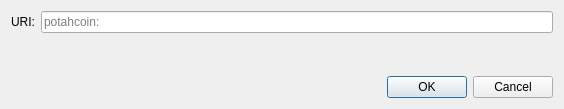
<?xml version="1.0" encoding="UTF-8"?>
<ui version="4.0">
 <class>OpenURIDialog</class>
 <widget class="QDialog" name="OpenURIDialog">
  <property name="geometry">
   <rect>
    <x>0</x>
    <y>0</y>
    <width>564</width>
    <height>109</height>
   </rect>
  </property>
  <property name="windowTitle">
   <string>Open potahcoin URI</string>
  </property>
  <layout class="QVBoxLayout" name="verticalLayout">
   <item>
    <layout class="QHBoxLayout" name="horizontalLayout">
     <item>
      <widget class="QLabel" name="label">
       <property name="text">
        <string>URI:</string>
       </property>
      </widget>
     </item>
     <item>
      <widget class="QValidatedLineEdit" name="uriEdit">
       <property name="placeholderText">
        <string notr="true">potahcoin:</string>
       </property>
      </widget>
     </item>
    </layout>
   </item>
   <item>
    <spacer name="verticalSpacer">
     <property name="orientation">
      <enum>Qt::Vertical</enum>
     </property>
     <property name="sizeHint" stdset="0">
      <size>
       <width>20</width>
       <height>40</height>
      </size>
     </property>
    </spacer>
   </item>
   <item>
    <widget class="QDialogButtonBox" name="buttonBox">
     <property name="orientation">
      <enum>Qt::Horizontal</enum>
     </property>
     <property name="standardButtons">
      <set>QDialogButtonBox::Cancel|QDialogButtonBox::Ok</set>
     </property>
    </widget>
   </item>
  </layout>
 </widget>
 <customwidgets>
  <customwidget>
   <class>QValidatedLineEdit</class>
   <extends>QLineEdit</extends>
   <header>qt/qvalidatedlineedit.h</header>
  </customwidget>
 </customwidgets>
 <resources/>
 <connections>
  <connection>
   <sender>buttonBox</sender>
   <signal>accepted()</signal>
   <receiver>OpenURIDialog</receiver>
   <slot>accept()</slot>
   <hints>
    <hint type="sourcelabel">
     <x>248</x>
     <y>254</y>
    </hint>
    <hint type="destinationlabel">
     <x>157</x>
     <y>274</y>
    </hint>
   </hints>
  </connection>
  <connection>
   <sender>buttonBox</sender>
   <signal>rejected()</signal>
   <receiver>OpenURIDialog</receiver>
   <slot>reject()</slot>
   <hints>
    <hint type="sourcelabel">
     <x>316</x>
     <y>260</y>
    </hint>
    <hint type="destinationlabel">
     <x>286</x>
     <y>274</y>
    </hint>
   </hints>
  </connection>
 </connections>
</ui>
